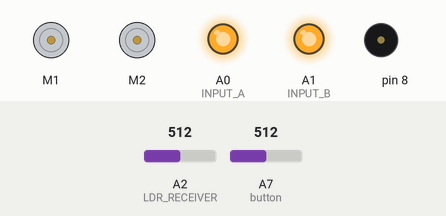
Simulated run of this sketch. Board: Arduino Nano, built with avr-gcc and run on an emulated ATmega328P. On the bench: 2 × DC motor (green arrow = forward, orange = backward, longer = faster), output pins drawn as LEDs (lit = HIGH), buzzer (waves = sounding). Dashed ring = blinking. The test bench sets the inputs (shaded band); at power-on: A7 (button) = 512, A2 (LDR_RECEIVER) = 512.

Above: at 1.2 s.
1.3 s: A7 (button) set to 110
3.0 s: A7 (button) set to 94
At 3.85 s:
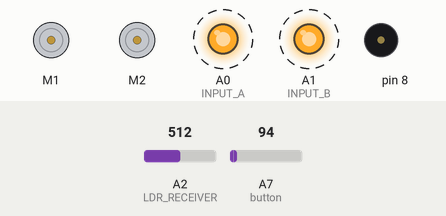
At 5.02 s:
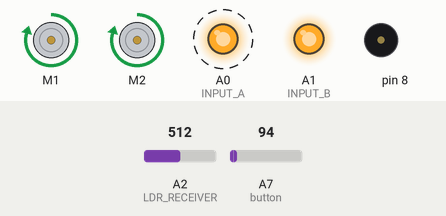
6.0 s: A7 (button) set to 122
9.0 s: A2 (LDR_RECEIVER) set to 1023
At 11.8 s:
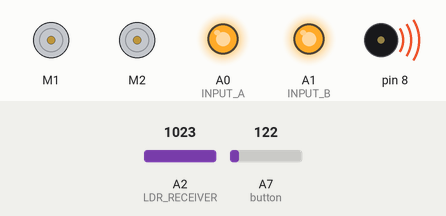
12.0 s: A7 (button) set to 90
Timing chart, 0 to 16.0 s (numbered marks = the images above; inputs shaded):
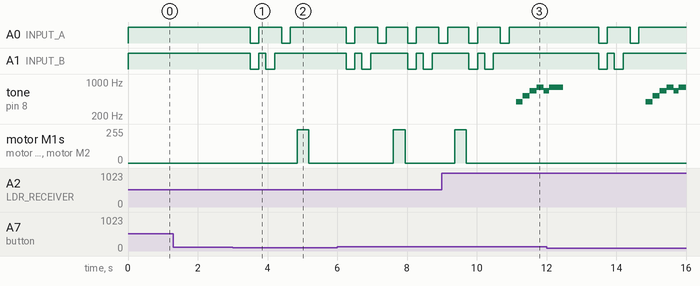

The sketch:

Full_mBot.ino
```cpp
#include <MeMCore.h>

#define TURNING_TIME_MS 340
#define ULTRASONIC 12
#define TIMEOUT 2000
#define SPEED_OF_SOUND 340

#define INPUT_A A0
#define INPUT_B A1
#define IR_RECEIVER A3
#define LDR_RECEIVER A2

#define RGBWait 200
#define LDRWait 10

int status = 0;

MeBuzzer buzzer;
MeLineFollower lineFinder(PORT_2);
MeDCMotor leftMotor(M1);
MeDCMotor rightMotor(M2);
uint8_t motorSpeed = 250;

float colourArray[] = {0,0,0};
/*
colourArray[0] = R value for unknown colour detected
colourArray[1] = G value for unknown colour detected
colourArray[2] = B value for unknown colour detected
*/

float whiteArray[] = {979,991,978}; //White calibration values
float blackArray[] = {947,936,892}; //Black calibration values
float greyDiff[] = {32,55,86}; //whiteArray[] - blackArray[]
char colourStr[3][5] = {"R = ", "G = ", "B = "};

float colours[6][3] = {{220, 122, 139}, {223, 176, 148}, {79, 180, 127}, {127, 215, 237}, {151, 171, 198}, {231, 255, 255}};
/*
colours[0] = RGB values for red
colours[1] = RGB values for orange
colours[2] = RGB values for green
colours[3] = RGB values for blue
colours[4] = RGB values for purple
colours[5] = RGB values for white
*/

void celebrate() {  // Code for playing celebratory tune
  buzzer.tone(392, 200);
  buzzer.tone(523, 200);
  buzzer.tone(659, 200);
  buzzer.tone(784, 200);
  buzzer.tone(659, 150);
  buzzer.tone(784, 400);
  buzzer.noTone();
}
void stopMotor() {  // Code for stopping motor
  leftMotor.stop(); // Stop left motor
  rightMotor.stop(); // Stop right motor
}
void moveForward() {  // Code for moving forward for some short interval
  leftMotor.run(-motorSpeed); // Negative: wheel turns anti-clockwise
  rightMotor.run(motorSpeed); // Positive: wheel turns clockwise
}
void turnRight(int time) {
  leftMotor.run(-motorSpeed);
  rightMotor.run(-motorSpeed);
  delay(time);
}
void turnLeft(int time) {
  leftMotor.run(motorSpeed);
  rightMotor.run(motorSpeed);
  delay(time);
}
void uTurn() {
  leftMotor.run(-motorSpeed);
  rightMotor.run(-motorSpeed);
  delay(2*TURNING_TIME_MS - 80);
}
void doubleLeftTurn() {   // Code for double left turn
  turnLeft(TURNING_TIME_MS-15);
  stopMotor();
  moveForward();
  delay(650);
  stopMotor();
  delay(100);
  turnLeft(TURNING_TIME_MS+15);
  stopMotor();
  delay(10);
}
void doubleRightTurn() {  // Code for double right turn
  turnRight(TURNING_TIME_MS-10);
  stopMotor();
  moveForward();
  delay(690);
  stopMotor();
  delay(100);
  turnRight(TURNING_TIME_MS);
  stopMotor();
  delay(10);
}
void nudgeLeft() {  // Code for nudging slightly to the left for some short interval
  leftMotor.run(0);
  rightMotor.run(230);
}
void nudgeRight() {   // Code for nudging slightly to the right for some short interval
  leftMotor.run(-230);
  rightMotor.run(0);
}
void shineIR() {   // Code for turning on the IR emitter only
  analogWrite(INPUT_A, 255);
  analogWrite(INPUT_B, 255);
}
void shineRed() {   // Code for turning on the red LED only
  analogWrite(INPUT_A, 0);
  analogWrite(INPUT_B, 0);
}
void shineGreen() {   // Code for turning on the green LED only
  analogWrite(INPUT_A, 255);
  analogWrite(INPUT_B, 0);
}
void shineBlue() {  // Code for turning on the blue LED only
  analogWrite(INPUT_A, 0);
  analogWrite(INPUT_B, 255);
}

void decoder_state(int state) {   //controls the 2-to-4 decoder
  if (state == 0) {  //turn on RED LED
    shineRed();
  }
  else if (state == 1) {  //turn on GREEN LED
    shineGreen();
  }
  else if (state == 2) {  //turn on BLUE LED
    shineBlue();
  }
  else if (state == 3) {  //turn on IR emitter (turn off all LEDs)
    shineIR();
  }
}

float square(float a) {
  return (a*a);
}

void setBalance()   //for calibration of white and black
{
  //set white balance
  Serial.println("Put White Sample For Calibration ...");
  delay(5000);           //delay for five seconds for getting sample ready
  //scan the white sample.
  //go through one colour at a time, set the maximum reading for each colour -- red, green and blue to the white array
  for(int i = 0; i <= 2; i++) {
    decoder_state(i);
    delay(RGBWait);
    whiteArray[i] = getAvgReading(5);         //scan 5 times and return the average,
    Serial.println(whiteArray[i]);
    decoder_state(3);
    delay(RGBWait);
  }
  //done scanning white, time for the black sample.
  //set black balance
  Serial.println("Put Black Sample For Calibration ...");
  delay(5000);     //delay for five seconds for getting sample ready
  //go through one colour at a time, set the minimum reading for red, green and blue to the black array
  for(int i = 0; i <= 2; i++){
    decoder_state(i);
    delay(RGBWait);
    blackArray[i] = getAvgReading(5);
    Serial.println(blackArray[i]);
    decoder_state(3);
    delay(RGBWait);
  //the differnce between the maximum and the minimum gives the range
    greyDiff[i] = whiteArray[i] - blackArray[i];
  }

  //delay another 5 seconds for getting ready colour objects
  Serial.println("Colour Sensor Is Ready.");
  delay(5000);
}

int getAvgReading(int times)  //get average readings
{
  //find the average reading for the requested number of times of scanning LDR
  int reading;
  int total = 0;
  //take the reading as many times as requested and add them up
  for(int i = 0; i < times; i++){
    reading = analogRead(LDR_RECEIVER);
    total = reading + total;
    delay(LDRWait);
  }
  //calculate the average and return it
  return total/times;
}

void setup()
{
  // Configure pinMode for A0, A1, A2, A3
  pinMode(INPUT_A, OUTPUT);
  pinMode(INPUT_B, OUTPUT);
  pinMode(IR_RECEIVER, INPUT);
  pinMode(LDR_RECEIVER, INPUT);
  Serial.begin(9600);
  decoder_state(3);
  //setBalance();
}

void loop()
{
  if (analogRead(A7) < 100) { // If push button is pushed, the value will be very low
  status = 1 - status; // Toggle status
  delay(500); // Delay 500ms so that a button push won't be counted multiple times.
  }

  if (status == 1) { // run mBot only if status is 1
    int sensorState = lineFinder.readSensors(); // read the line sensor's state
    if (sensorState == S1_IN_S2_IN) {   //black line detected
      stopMotor();
      for (int c = 0; c <= 2; c++) {
        //Serial.print(colourStr[c]);
        decoder_state(c); //turn ON the LED, red, green or blue, one colour at a time.
        delay(RGBWait);
        //get the average of 5 consecutive readings for the current colour and return an average
        colourArray[c] = getAvgReading(5);
        /*the average reading returned minus the lowest value divided by the maximum possible range, multiplied by 255 will give a value between 0-255,
        representing the value for the current reflectivity (i.e. the colour LDR is exposed to)*/
        colourArray[c] = ((colourArray[c] - blackArray[c])/(greyDiff[c]))*255;
        decoder_state(3);  //turn off the current LED colour
        delay(RGBWait);
        //Serial.println(int(colourArray[c])); //show the value for the current colour LED, which corresponds to either the R, G or B of the RGB code
      }

      int min = 0;  //Variable to identify the colour with the shortest distance to the unknown colour
      long minDist = 195075; //255^2 + 255^2 + 255^2
      for (int i = 0; i < 6; i++) {
        long distance = square(colours[i][0]-colourArray[0]) + square(colours[i][1]-colourArray[1]) + square(colours[i][2]-colourArray[2]); //Calculate Euclidean distance between unknown colour and each of the 6 colours
        //Serial.println(distance);
        if (distance < minDist) {
          minDist = distance;  //Update smallest distance
          min = i;  //Update colour with the smallest distance
        }
      }
      if (min == 0) {
        //Serial.println("red");
        stopMotor();
        turnLeft(TURNING_TIME_MS-5);
        stopMotor();
        delay(50);
      }
      else if (min == 1) {
        //Serial.println("orange");
        stopMotor();
        uTurn();
        stopMotor();
        delay(200);
      }
      else if (min == 2) {
        //Serial.println("green");
        turnRight(TURNING_TIME_MS-5);
        stopMotor();
        delay(50);
      }
      else if (min == 3) {
        //Serial.println("blue");
        doubleRightTurn();
        delay(50);
      }
      else if (min == 4) {
        //Serial.println("purple");
        doubleLeftTurn();
        delay(50);
      }
      else {
        //Serial.println("white");
        stopMotor();
        celebrate();
      }
    }
    else {  //no black line detected, continue moving
      moveForward();

      pinMode(ULTRASONIC, OUTPUT);
      digitalWrite(ULTRASONIC, LOW);
      delayMicroseconds(2);
      digitalWrite(ULTRASONIC, HIGH);
      delayMicroseconds(10);
      digitalWrite(ULTRASONIC, LOW);

      pinMode(ULTRASONIC, INPUT);
      long duration =  pulseIn(ULTRASONIC, HIGH, TIMEOUT); // Read ultrasonic sensing distance
      float dist = (duration / 2.0 / 1000000) * SPEED_OF_SOUND * 100; //Converts the distance to centimetres
      //Serial.println(dist);
      if (dist > 0.0 && dist < 8.0) { //Checks whether mBot is too close to left wall
        nudgeRight();
      }
      else if (dist > 13.0) {
        decoder_state(3);   //Turn on IR emitter
        delay(5);
        int val = analogRead(IR_RECEIVER);  //Read reflected IR and ambient IR
        decoder_state(0);   //Turn off IR emitter
        delay(5);
        int IR_diff = analogRead(IR_RECEIVER) - val; //Read ambient IR and calculate the difference between the two readings
        //Serial.println(IR_diff);
        if (IR_diff > 350) {  //Checks whether mBot is too close to right wall
          nudgeLeft();
        }
      }
    }
    delay(20); // decision making interval (in milliseconds)
  }
}
```

Measured:
- the behaviour switches between 100 and 99 on A7 (button) (found by bisection; images 0 and 1)
- after the input at 1.3 s, every drawn part: stays the same
- after the input at 3.0 s, A0 (INPUT_A): alternates HIGH for 0.65 s and LOW for 0.25 s, 4 changes in all, then stays HIGH, starting after 0.50 s; A1 (INPUT_B): alternates HIGH for 0.20 s and LOW for 0.25 s, 4 changes in all, then stays HIGH, starting after 0.50 s; motor M1, motor M2: stopped → forward 250/255 after 1.9 s, → stopped 0.34 s later
- after the input at 9.0 s, A1 (INPUT_B): goes on until 10.5 s, then stays HIGH; tone on pin 8: plays 392 Hz for 0.20 s, 523 Hz for 0.20 s, 659 Hz for 0.20 s, 784 Hz for 0.20 s, 659 Hz for 0.07 s, starting after 2.1 s; motor M1, motor M2: goes on until 9.7 s, then stays stopped
